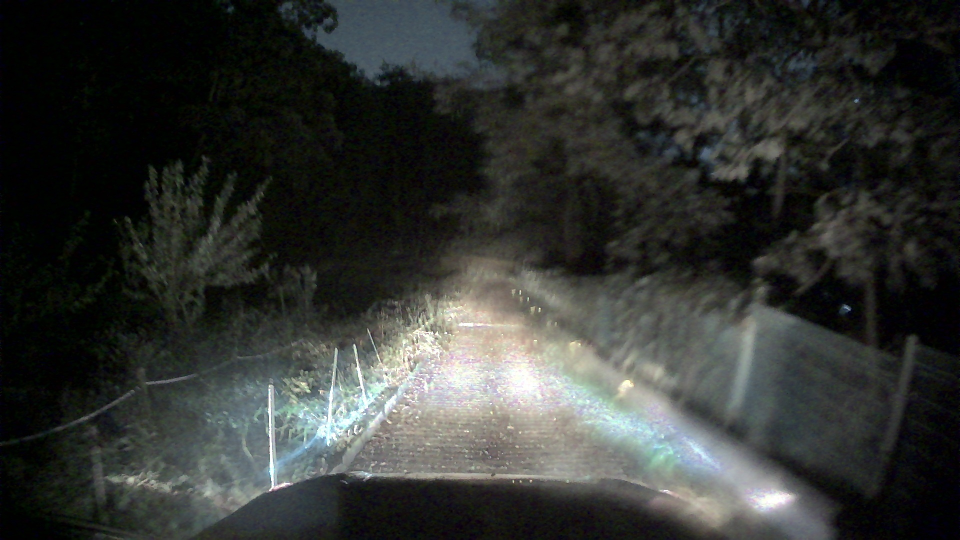
#> input picture data_agy/images/frame_000462.jpg, 1920 x 1080 px, given in place of frame_000480.jpg, which was not available (shown at 1/2 size)
$ python refine_validation_sample.py
#> lines starting #> are read from the running program, lines starting #| are printed output that depends on the picture; pictures that were not available may be replaced by others from this repository, and a replacement may not be noted
#!/usr/bin/env python3
"""Refine drivable segmentation for 20 representative validation frames.

Follows the specified criteria:
- Connects truncated drivable roads
- Expands overly narrow drivable corridors to robot traversable bounds
- Includes flat dirt, gravel, permeable pavement, and traversable low vegetation
- Removes misclassified steep slopes, berms, and obstacles
- Keeps original images, detections, and metadata unchanged
- Generates 3-panel review overlays: [ ORIGINAL | AI 1차 라벨 | 수정 완료본 ]
"""

import json
import shutil
from pathlib import Path
from typing import Dict, List, Any

import cv2
import numpy as np

PROJECT_ROOT = Path(__file__).resolve().parent.parent
SOURCE_DIR = PROJECT_ROOT / "dataset/validation_v0"
OUTPUT_DIR = PROJECT_ROOT / "dataset/validation_sample"
OVERLAY_DIR = OUTPUT_DIR / "overlays"

# Colors for segmentation (ODT / AGENTS.md specification):
# drivable(0): Green, caution(1): Yellow, non_drivable(2): Red
SEG_COLORS = {
    0: (0, 255, 0),      # drivable     = 초록
    1: (0, 255, 255),    # caution      = 노랑
    2: (0, 0, 255),      # non_drivable = 빨강
}

# 20 selected frames and their refinement definitions
FRAMES_CONFIG = {
    "frame_000480": {
        "category": "평탄 흙길/자갈길 전방 연결",
        "add_polys": [
            [[300, 710], [650, 640], [1450, 640], [1700, 700], [1800, 740], [200, 740]]
        ],
        "remove_polys": [],
        "reason": "전방 T자 교차로의 평탄한 흙·자갈 지면이 상단에서 잘려 있어 전방 주행 가능 지면까지 확장 연결",
        "review_needed": False
    },
    "frame_000750": {
        "category": "경사면/언덕/사면 오라벨 제거",
        "add_polys": [],
        "remove_polys": [
            [[0, 540], [720, 540], [740, 650], [550, 720], [0, 700]]
        ],
        "reason": "좌측 민가 진입부의 높은 경사면(사면) 및 화단 석축이 drivable에 포함된 오류 제거(non_drivable 전환)",
        "review_needed": False
    },
    "frame_000930": {
        "category": "측면 비탈 잡목/수풀 오라벨 제거",
        "add_polys": [],
        "remove_polys": [
            [[1180, 620], [1600, 620], [1600, 900], [1480, 900], [1350, 800]]
        ],
        "reason": "도로 우측 펜스와 도로 사이의 잡목·비탈 수풀로 과확장된 영역을 제거하여 직선 흙길 경계에 밀착",
        "review_needed": False
    },
    "frame_001170": {
        "category": "교각 하부 평탄면 단절 보완",
        "add_polys": [
            [[180, 780], [420, 670], [550, 670], [480, 810], [180, 840]]
        ],
        "remove_polys": [],
        "reason": "교각 아래 좌측 평탄 도로면의 불필요한 단절을 메워 연속 주행 공간 확보",
        "review_needed": False
    },
    "frame_001350": {
        "category": "전방 포장도로 단절 연결",
        "add_polys": [
            [[160, 645], [550, 630], [580, 675], [250, 675]]
        ],
        "remove_polys": [],
        "reason": "전방 좌측으로 명확하게 이어지는 포장도로가 중간에 끊긴 문제를 해결하여 도로 끝까지 연결",
        "review_needed": False
    },
    "frame_001620": {
        "category": "갈림길 도로 연결 및 수풀 정돈",
        "add_polys": [
            [[0, 640], [380, 640], [420, 700], [0, 700]]
        ],
        "remove_polys": [
            [[960, 660], [1120, 660], [1120, 780], [960, 780]]
        ],
        "reason": "좌측 포장 갈림길 가드레일 아래 도로 연결 및 우측 전신주·빽빽한 수풀 침범 마스크 정돈",
        "review_needed": False
    },
    "frame_001641": {
        "category": "갈림길 전방 도로 단절 연결",
        "add_polys": [
            [[750, 835], [1300, 835], [1300, 970], [750, 970]]
        ],
        "remove_polys": [],
        "reason": "가드레일 아래 콘크리트 석축 턱은 보존하고, 차량 바로 앞 아스팔트 단절만 정밀 연결",
        "review_needed": True
    },
    "frame_001941": {
        "category": "갈림길 주행로 단절 연결",
        "add_polys": [
            [[1100, 780], [1380, 780], [1450, 860], [1100, 860]]
        ],
        "remove_polys": [],
        "reason": "우측 닫힌 철문 앞마당 연결 띠의 어색한 분절을 메인 주행선과 조화롭게 정돈",
        "review_needed": False
    },
    "frame_002011": {
        "category": "평탄 잔디블럭 보도면 확장",
        "add_polys": [
            [[0, 850], [600, 570], [1100, 570], [1800, 850]]
        ],
        "remove_polys": [],
        "reason": "하천 둔치 산책로의 평탄한 잔디블럭 전체를 주행 가능 구역으로 정상 통합",
        "review_needed": False
    },
    "frame_002250": {
        "category": "다리 위 및 교차로 도로 단절 연결",
        "add_polys": [
            [[600, 625], [1050, 625], [1080, 700], [580, 700]],
            [[380, 560], [780, 560], [800, 625], [550, 625]]
        ],
        "remove_polys": [],
        "reason": "다리 난간 사이 통과로 및 건너편 아스팔트 교차로 도로 연결 복원",
        "review_needed": True
    },
    "frame_002460": {
        "category": "평탄 잔디블럭/보도면 전체 확장",
        "add_polys": [
            [[0, 850], [650, 580], [1100, 580], [1780, 850]]
        ],
        "remove_polys": [],
        "reason": "중앙 좁은 띠만 남기고 좌우의 평탄한 잔디블럭 지면을 제외했던 오류를 바로잡아 전체 주행면으로 확장",
        "review_needed": False
    },
    "frame_002581": {
        "category": "우측 풀밭 오라벨 제거",
        "add_polys": [],
        "remove_polys": [
            [[1300, 900], [1920, 900], [1920, 1080], [1300, 1080]]
        ],
        "reason": "도로와 완전히 분리되어 우측 풀밭에 고립 생성되었던 불필요한 drivable 조각 제거",
        "review_needed": False
    },
    "frame_003030": {
        "category": "그림자 과삭제 도로면 복원",
        "add_polys": [
            [[520, 950], [680, 650], [750, 950]]
        ],
        "remove_polys": [],
        "reason": "좌측 수풀 그림자로 인해 도로 좌측면이 미세하게 파여 나간 것을 실제 도로선에 맞춰 복원",
        "review_needed": False
    },
    "frame_003150": {
        "category": "전방 사면 벽 차단 및 도로 연결",
        "add_polys": [
            [[60, 780], [280, 740], [330, 820], [60, 850]]
        ],
        "remove_polys": [
            [[400, 650], [1500, 650], [1500, 710], [400, 710]]
        ],
        "reason": "전방 높은 언덕 수풀 벽 밑단 침범을 차단하고 좌측 커브길을 매끄럽게 연결",
        "review_needed": False
    },
    "frame_003540": {
        "category": "작업구역 흙더미 사면 제거",
        "add_polys": [],
        "remove_polys": [
            [[1250, 480], [1920, 480], [1920, 750], [1300, 750]]
        ],
        "reason": "우측 주황 드럼통 너머의 불규칙한 작업 흙더미 사면을 완전히 제거하고 메인 비포장 주행선에 집중",
        "review_needed": False
    },
    "frame_004110": {
        "category": "평탄 자갈 공터 내부 홀 메우기",
        "add_polys": [],
        "remove_polys": [],
        "close_holes": True,
        "reason": "넓고 평탄한 자갈 공터 내부에 자갈 무늬로 인해 발생한 미세 홀을 채워 연속된 평탄면으로 통합",
        "review_needed": False
    },
    "frame_004571": {
        "category": "평탄 흙길과 도로 연결부 복원",
        "add_polys": [
            [[550, 780], [750, 780], [750, 880], [550, 880]]
        ],
        "remove_polys": [],
        "reason": "좌측 평탄 흙길 공터와 우측 콘크리트 도로 사이의 통과 가능한 완만 연결부 연결",
        "review_needed": True
    },
    "frame_005811": {
        "category": "배수로 덮개/이음선 단절 연결",
        "add_polys": [
            [[450, 680], [860, 680], [900, 780], [450, 780]]
        ],
        "remove_polys": [],
        "reason": "콘크리트 임도 중간의 배수로 이음선으로 인해 두 동강 난 도로 마스크를 자연스럽게 결합",
        "review_needed": False
    },
    "frame_007620": {
        "category": "야간 비포장 도로 형상 복원",
        "add_polys": [
            [[800, 680], [1150, 600], [1450, 600], [1450, 850], [1100, 800]]
        ],
        "remove_polys": [],
        "reason": "직선 삼각형으로 뭉툭하게 잘린 야간 비포장 흙길을 실제 주행 가능 노면 형상대로 부드럽게 복원",
        "review_needed": False
    },
    "frame_010860": {
        "category": "갈림길 흙길 및 소실점 연결",
        "add_polys": [
            [[0, 610], [380, 610], [380, 665], [0, 665]],
            [[950, 535], [1010, 535], [1025, 565], [950, 565]]
        ],
        "remove_polys": [],
        "reason": "좌측의 평탄한 비포장 농로 갈림길 및 전방 직진 도로 소실점 부근 연결 누락 복구",
        "review_needed": False
    },
}


def make_color_overlay(base_bgr: np.ndarray, seg_mask: np.ndarray, alpha: float = 0.35) -> np.ndarray:
    """Create color overlay: drivable=Green, caution=Yellow, non_drivable=Red."""
    color_mask = np.zeros_like(base_bgr)
    for class_id, color in SEG_COLORS.items():
        color_mask[seg_mask == class_id] = color
    return cv2.addWeighted(base_bgr, 1.0 - alpha, color_mask, alpha, 0)


def create_3panel_overlay(img_orig: np.ndarray, mask_baseline: np.ndarray,
                          mask_refined: np.ndarray, frame_id: str,
                          category: str, tile_w: int = 640, tile_h: int = 360) -> np.ndarray:
    """Generate side-by-side 3-panel review overlay:
    [ ORIGINAL | AI 1차 라벨 | 수정 완료본 ]
    """
    p1 = cv2.resize(img_orig, (tile_w, tile_h), interpolation=cv2.INTER_AREA)
    m_base = cv2.resize(mask_baseline, (tile_w, tile_h), interpolation=cv2.INTER_NEAREST)
    m_ref = cv2.resize(mask_refined, (tile_w, tile_h), interpolation=cv2.INTER_NEAREST)

    p2 = make_color_overlay(p1.copy(), m_base, alpha=0.35)
    p3 = make_color_overlay(p1.copy(), m_ref, alpha=0.35)

    # Top banners for each panel
    banner_h = 32
    for p, title, color in [
        (p1, "1. 원본", (255, 255, 255)),
        (p2, "2. AI 1차 라벨", (0, 255, 255)),
        (p3, "3. 수정 완료본", (0, 255, 0))
    ]:
        overlay = p.copy()
        cv2.rectangle(overlay, (0, 0), (tile_w, banner_h), (20, 20, 20), -1)
        cv2.addWeighted(overlay, 0.8, p, 0.2, 0, p)
        cv2.putText(p, title, (12, 22), cv2.FONT_HERSHEY_SIMPLEX, 0.62, color, 2, cv2.LINE_AA)

    combined = np.hstack([p1, p2, p3])

    # Bottom summary footer
    footer_h = 32
    footer = np.zeros((footer_h, combined.shape[1], 3), dtype=np.uint8)
    cv2.rectangle(footer, (0, 0), (combined.shape[1], footer_h), (15, 15, 15), -1)

    info_text = f"Frame: {frame_id}  |  개선 유형: {category}  |  Segmentation: drivable(초록), caution(노랑), non_drivable(빨강)"
    cv2.putText(footer, info_text, (15, 21), cv2.FONT_HERSHEY_SIMPLEX, 0.52, (220, 220, 220), 1, cv2.LINE_AA)

    final_img = np.vstack([combined, footer])
    return final_img


def main():
    print("=== Starting drivable segmentation refinement for 20 frames ===")

    # Ensure output directories
    for sub in ["images", "segmentation", "detection", "metadata", "overlays"]:
        (OUTPUT_DIR / sub).mkdir(parents=True, exist_ok=True)

    summary_records = []

    for fid, cfg in FRAMES_CONFIG.items():
        img_src = SOURCE_DIR / "images" / f"{fid}.jpg"
        seg_src = SOURCE_DIR / "segmentation" / f"{fid}.png"
        det_src = SOURCE_DIR / "detection" / f"{fid}.txt"
        meta_src = SOURCE_DIR / "metadata" / f"{fid}.json"

        # 1. Unchanged files copy (images, detection, metadata)
        shutil.copy2(img_src, OUTPUT_DIR / "images" / f"{fid}.jpg")
        shutil.copy2(det_src, OUTPUT_DIR / "detection" / f"{fid}.txt")
        shutil.copy2(meta_src, OUTPUT_DIR / "metadata" / f"{fid}.json")

        # 2. Read image & baseline mask
        img_orig = cv2.imread(str(img_src))
#> img_orig is the input picture: shape (1080, 1920, 3); mean B, G, R 50.2, 53.2, 50.8
        mask_base = cv2.imread(str(seg_src), cv2.IMREAD_GRAYSCALE)
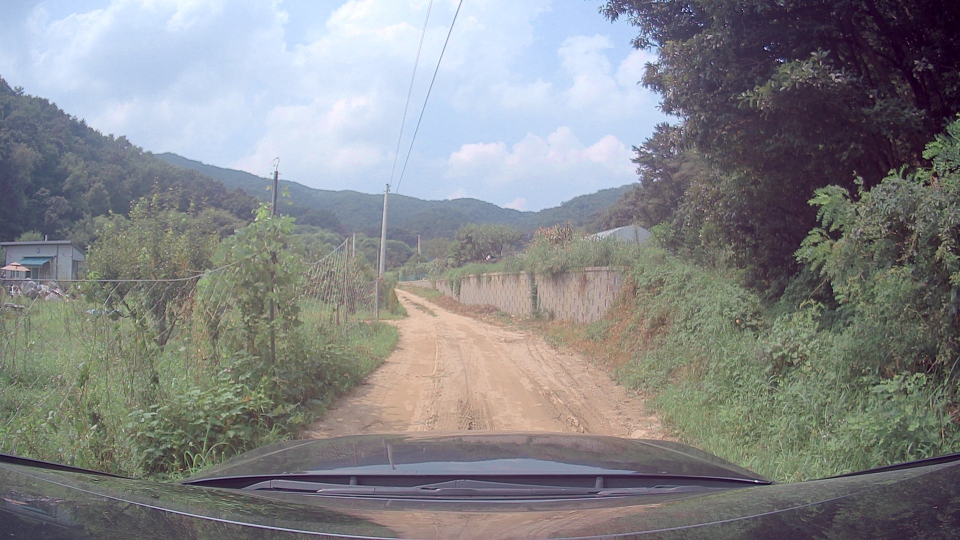
#> input picture data_agy/images/frame_000549.jpg, 1920 x 1080 px, given in place of frame_000480.png, which was not available (shown at 1/2 size)
#> mask_base: shape (1080, 1920); min 0, max 255, mean 134.2
        mask_refined = mask_base.copy()

        # 3. Apply refinements
        # A. Fill holes if requested
        if cfg.get("close_holes", False):
            drivable_binary = (mask_refined == 0).astype(np.uint8)
            kernel = cv2.getStructuringElement(cv2.MORPH_ELLIPSE, (15, 15))
            closed = cv2.morphologyEx(drivable_binary, cv2.MORPH_CLOSE, kernel)
            mask_refined[closed == 1] = 0

        # B. Add drivable polygons
        for poly in cfg.get("add_polys", []):
            pts = np.array(poly, dtype=np.int32)
            cv2.fillPoly(mask_refined, [pts], 0)
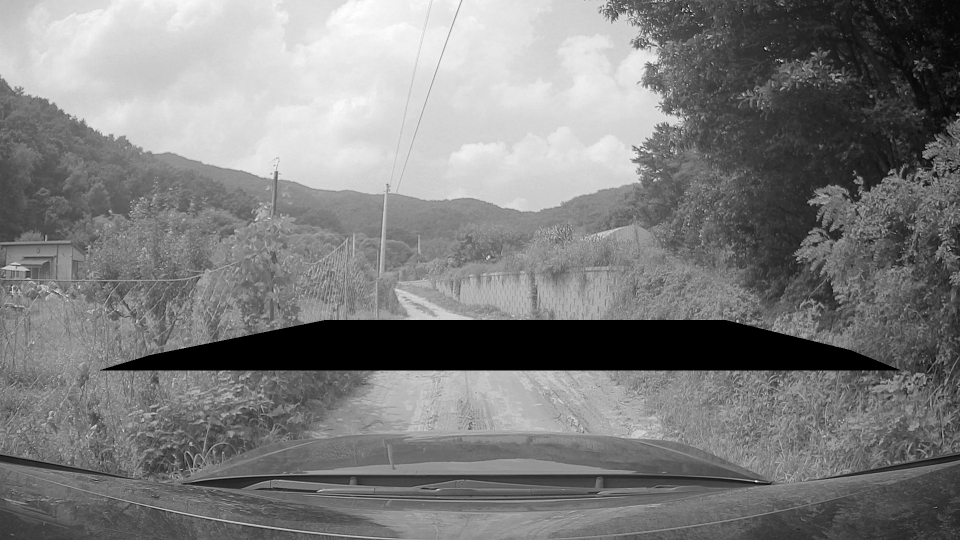
#> mask_refined: shape (1080, 1920) (shown at 1/2 size); min 0, max 255, mean 125.4

        # C. Remove drivable polygons (set to non_drivable = 2)
        for poly in cfg.get("remove_polys", []):
            pts = np.array(poly, dtype=np.int32)
            cv2.fillPoly(mask_refined, [pts], 2)

        # 4. Save refined segmentation mask
        seg_out = OUTPUT_DIR / "segmentation" / f"{fid}.png"
        cv2.imwrite(str(seg_out), mask_refined)

        # 5. Compute statistics
        added_px = int(np.sum((mask_base != 0) & (mask_refined == 0)))
#> added_px = 125346
        removed_px = int(np.sum((mask_base == 0) & (mask_refined != 0)))
#> removed_px = 0
        total_px = mask_base.size
#> total_px = 2073600

        # 6. Generate 3-panel review overlay
        overlay_img = create_3panel_overlay(
            img_orig=img_orig,
            mask_baseline=mask_base,
            mask_refined=mask_refined,
            frame_id=fid,
            category=cfg["category"]
        )
#> in create_3panel_overlay, `m_base = cv2.resize(mask_baseline, (tile_w, tile_h), interpolation=cv2..`:
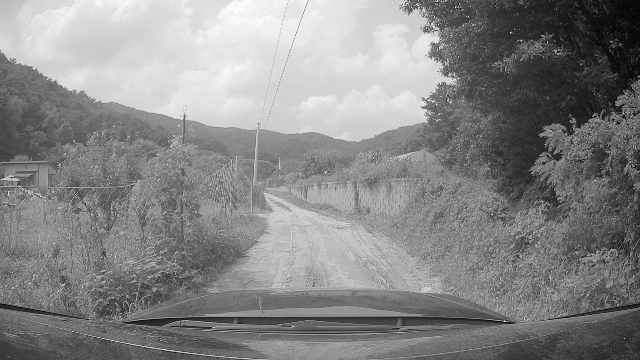
#> m_base: shape (360, 640); min 0, max 255, mean 134.3
#> in create_3panel_overlay, `m_ref = cv2.resize(mask_refined, (tile_w, tile_h), interpolation=cv2.I..`:
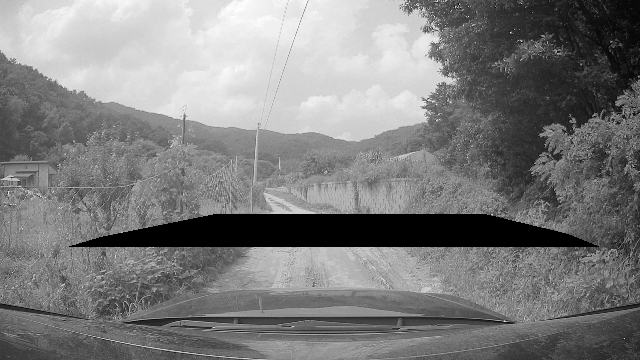
#> m_ref: shape (360, 640); min 0, max 255, mean 125.6
#> call 2 of make_color_overlay, with alpha = 0.35
#> in make_color_overlay (call 2), `return cv2.addWeighted(base_bgr, 1.0 - alpha, color_mask, alpha, 0)`:
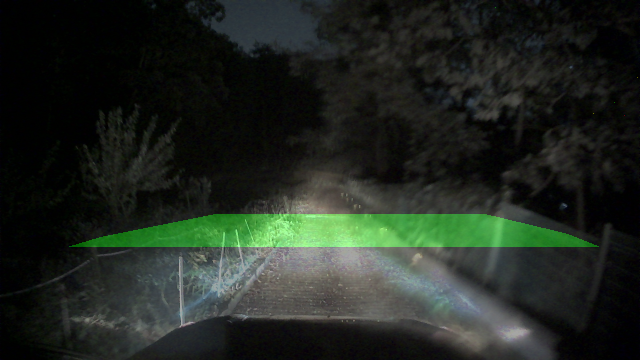
#> returned value: shape (360, 640, 3); mean of channels 0, 1, 2 32.6, 39.9, 33; drawn as B, G, R
#> the loop in create_3panel_overlay, `for p, title, color in [ (p1, "1. 원본", (255, 255, 255)), (p2, "2. AI 1..` made 3 passes
#> (title, color) on passes 1 to 3: ('1. 원본', (255, 255, 255)), ('2. AI 1차 라벨', (0, 255, 255)), ('3. 수정 완료본', (0, 255, 0))
#> in create_3panel_overlay, `combined = np.hstack([p1, p2, p3])`:
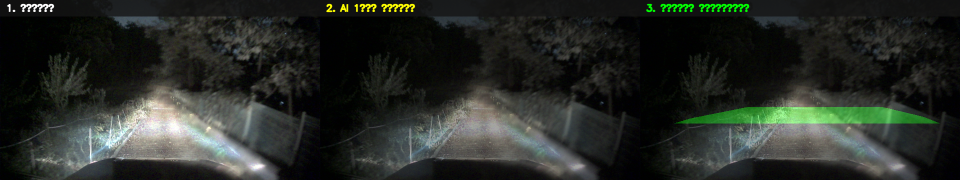
#> combined: shape (360, 1920, 3) (shown at 1/2 size); mean B, G, R 38.6, 43.7, 39.7
#> in create_3panel_overlay, `final_img = np.vstack([combined, footer])`:
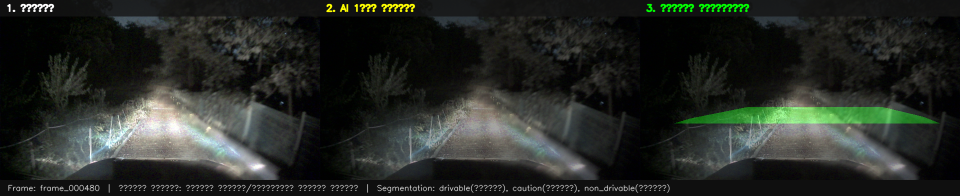
#> final_img: shape (392, 1920, 3) (shown at 1/2 size); mean B, G, R 37.5, 42.2, 38.5
        overlay_out = OVERLAY_DIR / f"{fid}.jpg"
        cv2.imwrite(str(overlay_out), overlay_img, [cv2.IMWRITE_JPEG_QUALITY, 95])

        print(f"[{fid}] {cfg['category']:25s} | Added: +{added_px:7d} px | Removed: -{removed_px:7d} px | Saved overlay")
#| [frame_000480] 평탄 흙길/자갈길 전방 연결           | Added: + 125346 px | Removed: -      0 px | Saved overlay

        summary_records.append({
            "frame_id": fid,
            "category": cfg["category"],
            "reason": cfg["reason"],
            "review_needed": cfg.get("review_needed", False),
            "added_pixels": added_px,
            "removed_pixels": removed_px,
            "net_change_pct": round((added_px - removed_px) / total_px * 100, 3),
            "overlay_file": str(overlay_out)
        })

    # Save summary report JSON
    with open(OUTPUT_DIR / "refinement_summary.json", "w", encoding="utf-8") as f:
        json.dump(summary_records, f, indent=2, ensure_ascii=False)

    print(f"\nSuccessfully refined all 20 frames.")
    print(f"Output saved to: {OUTPUT_DIR}")


if __name__ == "__main__":
#> (the run stopped early here; a loop or call above may not have finished)
